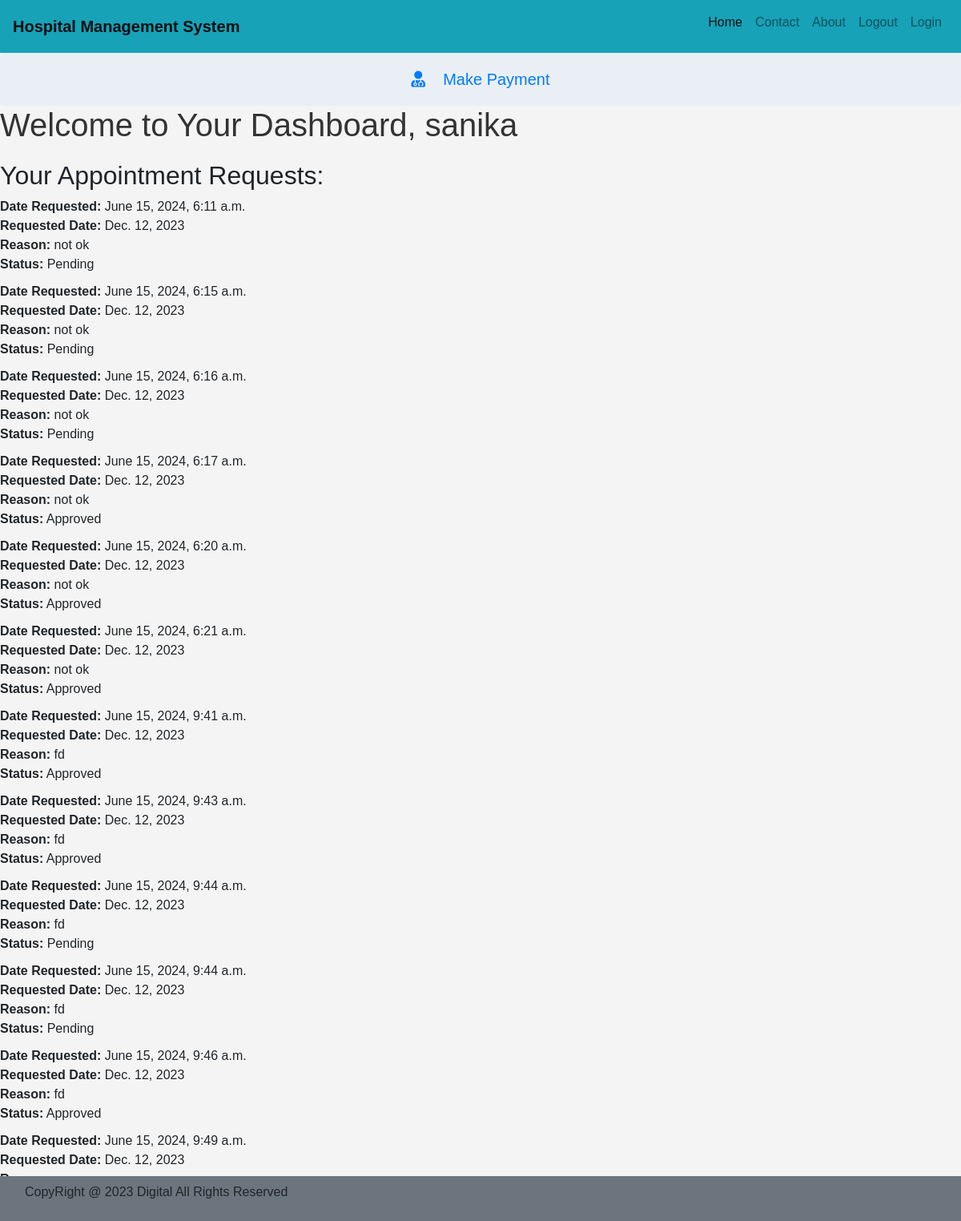
Screenshot of /hos/dashboard/ (signed in) with the database file from the repository.
### hospital/models.py (models this page shows, shortened)
class AppointmentRequest(models.Model):
    user = models.ForeignKey(User, on_delete=models.CASCADE)
    date_requested = models.DateTimeField(auto_now_add=True)
    requested_date = models.DateField()
    reason = models.TextField()
    is_approved = models.BooleanField(default=False)
    amount = models.DecimalField(max_digits=10, decimal_places=2, blank=True, null=True)
    payment = models.ForeignKey(Payment, on_delete=models.SET_NULL, null=True, blank=True)

### hospital/views.py (the view)
# urls.py: path('dashboard/', user_dashboard, name='user_dashboard'),
@login_required
def user_dashboard(request):
    user = request.user
    appointment_requests = AppointmentRequest.objects.filter(user=user)
    return render(request, 'user_dashboard.html', {'appointment_requests': appointment_requests})

### hospital/templates/user_dashboard.html (shortened to what this page needs)
{% include 'base.html' %}
{% include 'navigation.html' %}
<!DOCTYPE html>
<html lang="en">
<head>
    <!DOCTYPE html>
<html lang="en">
<head>
</head>
<body>
    <button class="btn btn-lg btn-block"><a href="{% url 'process_payment' %}" class="nav-link"><i
        class="fa fa-user-md"></i>&nbsp;&nbsp;&nbsp;&nbsp;Make Payment</a></button>
 </body>
</html>
</head>
<body>
    <h1>Welcome to Your Dashboard, {{ user.username }}</h1>
    <h2>Your Appointment Requests:</h2>
    <ul>
        {% for request in appointment_requests %}
            <li>
                <strong>Date Requested:</strong> {{ request.date_requested }}<br>
                <strong>Requested Date:</strong> {{ request.requested_date }}<br>
                <strong>Reason:</strong> {{ request.reason }}<br>
                <strong>Status:</strong> {% if request.is_approved %}Approved{% else %}Pending{% endif %}
            </li>
        {% empty %}
            <li>No appointment requests found.</li>
        {% endfor %}
    </ul>
</body>
</html>
{% include 'footer.html' %}

### hospital/templates/base.html (shortened to what this page needs)
{% load static %}
<!doctype html>
<html lang="en">
  <head>
    <link rel="stylesheet" href="https://stackpath.bootstrapcdn.com/bootstrap/4.3.1/css/bootstrap.min.css">
    <link rel="stylesheet" href="https://use.fontawesome.com/releases/v5.7.0/css/all.css">
    <link rel="stylesheet" type="text/css" href="{% static 'css/mystyle.css' %}">
    <link rel="stylesheet" href="https://cdn.datatables.net/2.0.8/css/dataTables.dataTables.css" />
    <link rel="stylesheet" href="https://cdn.datatables.net/buttons/3.0.2/css/buttons.dataTables.css" />
  </head>
  <body>
  </body>
</html>

### hospital/templates/navigation.html (shortened to what this page needs)
<nav class="navbar navbar-expand-lg navbar-light bg-secondary bg-info ">
    <a class="navbar-brand" href="#"><b>Hospital Management System</b></a>
    <div class="collapse navbar-collapse" id="navbarSupportedContent">
      <ul class="navbar-nav ml-auto">
        <li class="nav-item active">
          <a class="nav-link" href="{% url 'home' %}">Home <span class="sr-only">(current)</span></a>
        </li>
        <li class="nav-item">
          <a class="nav-link" href="{% url 'contact' %}">Contact</a>
        </li>
        <li class="nav-item">
            <a class="nav-link" href="{% url 'about' %}">About</a>
          </li>
          <li class="nav-item">
            <a class="nav-link" href="{% url 'login' %}">Logout</a>
          </li>
          {% if not request.user.is_staff %}
          <li class="nav-item">
            <a class="nav-link" href="{% url 'login' %}">Login</a>
          </li>
          {% endif %}
      </ul>
    </div>
  </nav>

### hospital/templates/footer.html
 <nav class="navbar navbar-expand-lg-dark bg-secondary navbar-light fixed-bottom">
<div class="footer-bottom">
    <div class="container">
        <div class="row">
            <div class="col-sm-12 text-center">
                <div class="copyright-text">
                    <p>CopyRight @ 2023 Digital All Rights Reserved</p>
                </div>
            </div>
        </div>
    </div>
</div>
</nav>

### hospital/templates/user_dashboard.html (style rules this page uses)
body { background-image: url('https://media.gettyimages.com/id/1482747862/photo/here-is-the-solution.jpg?s=2048x2048&w=gi&k=20&c=gbz3M4IpiKzypOzoejDX8cYgyM2IoKZRfK4rzUCQhKs='); font-family: Arial, sans-serif; background-color: #f4f4f4; }
h1 { color: #333; margin-bottom: 20px; }
ul { list-style-type: none; padding: 0; }
li { margin-bottom: 10px; }
.btn { background-color: #eaeff5; color: #fff; padding: 10px 20px; border: none; border-radius: 5px; cursor: pointer; text-decoration: none; display: inline-block; }

### rows the page displays
AppointmentRequest: date_requested "June 15, 2024, 6:11 a.m.", requested_date "Dec. 12, 2023", reason "not ok", is_approved "Pending"
AppointmentRequest: date_requested "June 15, 2024, 6:15 a.m.", requested_date "Dec. 12, 2023", reason "not ok", is_approved "Pending"
AppointmentRequest: date_requested "June 15, 2024, 6:16 a.m.", requested_date "Dec. 12, 2023", reason "not ok", is_approved "Pending"
AppointmentRequest: date_requested "June 15, 2024, 6:17 a.m.", requested_date "Dec. 12, 2023", reason "not ok", is_approved "Approved"
AppointmentRequest: date_requested "June 15, 2024, 6:20 a.m.", requested_date "Dec. 12, 2023", reason "not ok", is_approved "Approved"
AppointmentRequest: date_requested "June 15, 2024, 6:21 a.m.", requested_date "Dec. 12, 2023", reason "not ok", is_approved "Approved"
AppointmentRequest: date_requested "June 15, 2024, 9:41 a.m.", requested_date "Dec. 12, 2023", reason "fd", is_approved "Approved"
AppointmentRequest: date_requested "June 15, 2024, 9:43 a.m.", requested_date "Dec. 12, 2023", reason "fd", is_approved "Approved"
AppointmentRequest: date_requested "June 15, 2024, 9:44 a.m.", requested_date "Dec. 12, 2023", reason "fd", is_approved "Pending"
AppointmentRequest: date_requested "June 15, 2024, 9:44 a.m.", requested_date "Dec. 12, 2023", reason "fd", is_approved "Pending"
AppointmentRequest: date_requested "June 15, 2024, 9:46 a.m.", requested_date "Dec. 12, 2023", reason "fd", is_approved "Approved"
AppointmentRequest: date_requested "June 15, 2024, 9:49 a.m.", requested_date "Dec. 12, 2023"

### other values shown
{{ user.username }} "sanika"
